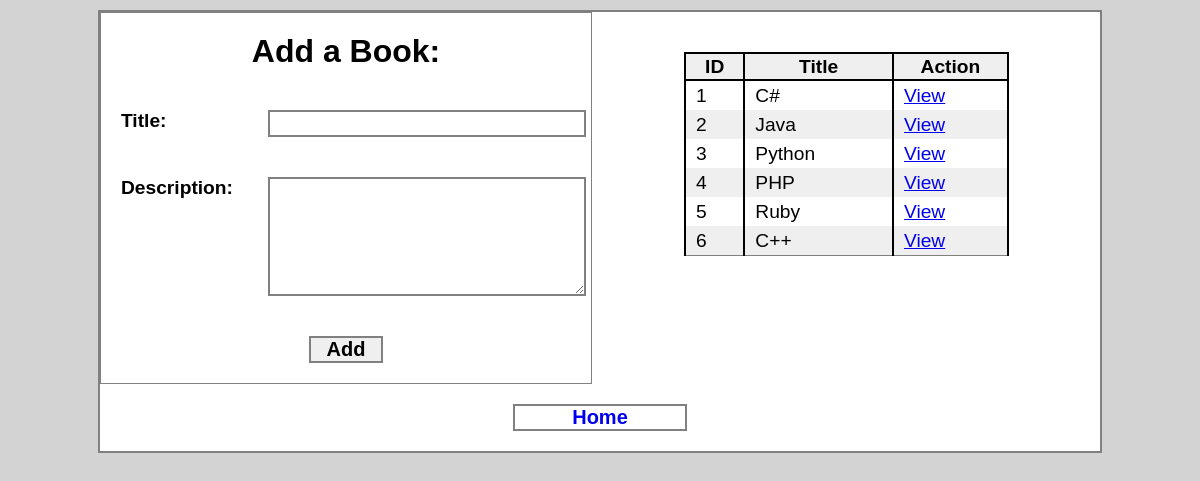
Before: /books with the older database file.
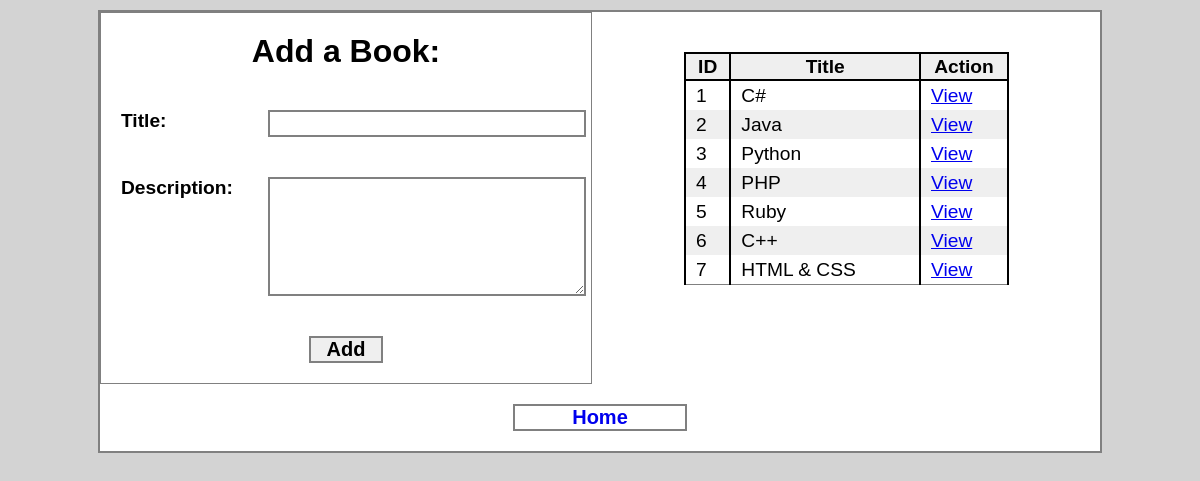
After: the same page with the newer database file.
### books_authors_app/models.py (models this page shows)
class Book(models.Model):
    title = models.CharField(max_length=255)
    desc = models.TextField(null=True)
    created_at = models.DateTimeField(auto_now_add=True)
    updated_at = models.DateTimeField(auto_now=True)

### books_authors_app/views.py (the view)
# urls.py: path('books', views.books),
def books(request):
    context = {
        "all_books": Book.objects.all(),
    }
    return render(request, "books.html", context)

### books_authors_app/templates/books.html (shortened to what this page needs)
<!DOCTYPE html>
<html lang="en">
<head>
    {% load static %}
    <link rel="stylesheet" href="{% static 'css/ba_style.css' %}">
</head>
<body>
    <div class="mainwrapper">
        <div class="addForm">
            <form action="/add_a_book" method="POST">
                <h1>Add a Book:</h1>
                <label for="title">Title:</label>
                <input type="text" id="title" name="title">
                <label for="description">Description:</label>
                <textarea name="description" id="description" cols="30" rows="5"></textarea>
                <input id="submit" type="submit" value="Add">
            </form>
        </div>
        <div class="tablearea">
            <table>
                <tbody>
                    <tr>
                        <th>ID</th>
                        <th>Title</th>
                        <th>Action</th>
                    </tr>
                    {% for book in all_books %}
                    <tr>
                        <td>{{ book.id }}</td>
                        <td>{{ book.title }}</td>
                        <td><a href="/books/{{book.id}}">View</a></td>
                    </tr>
                    {% endfor %}
                </tbody>
            </table>
        </div>
        <a id="home" href="/">Home</a>
    </div>
</body>
</html>

Changed rows visible on the page:
added Book: id "7", title "HTML & CSS"
